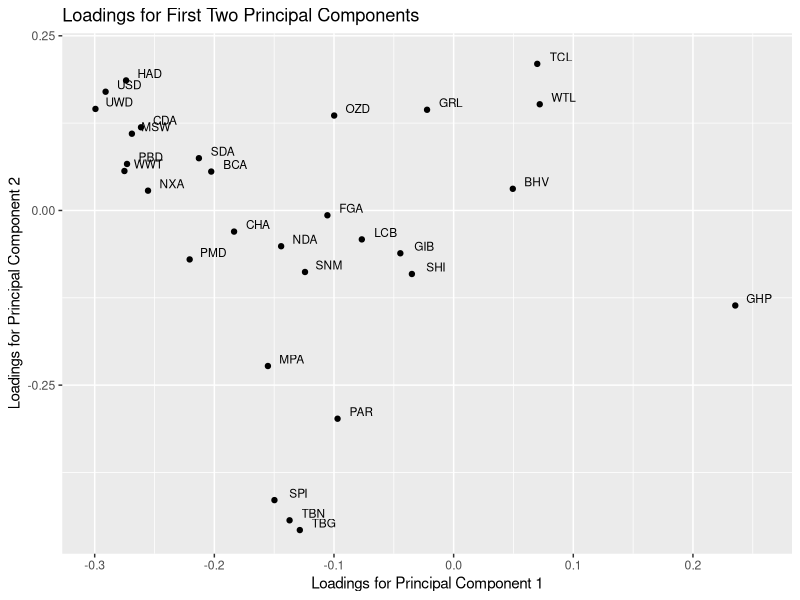
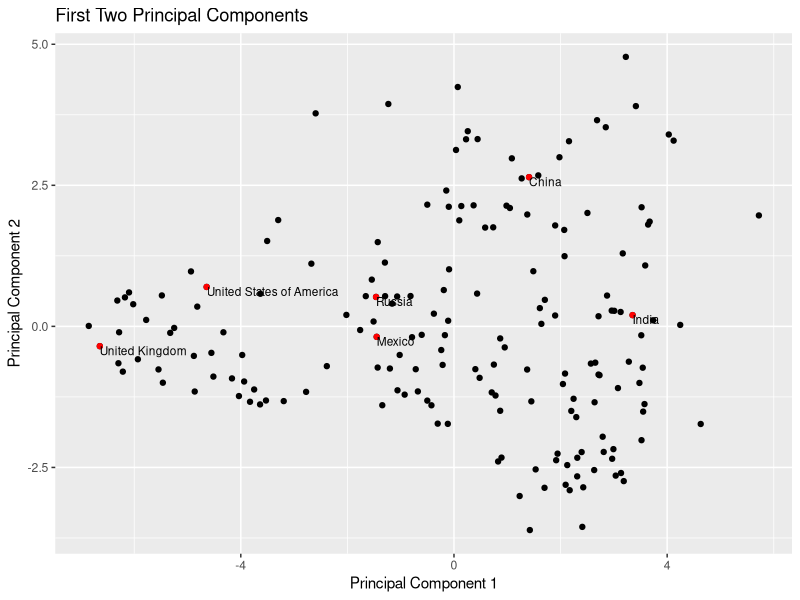
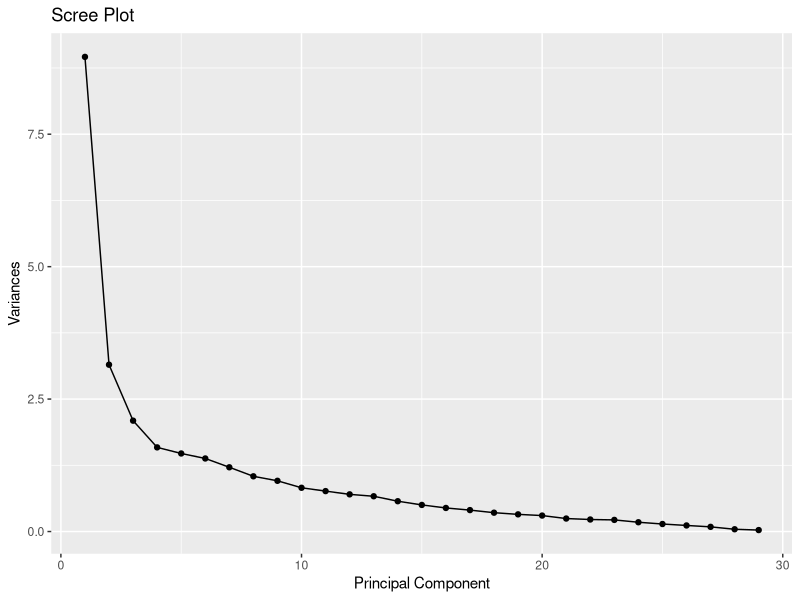
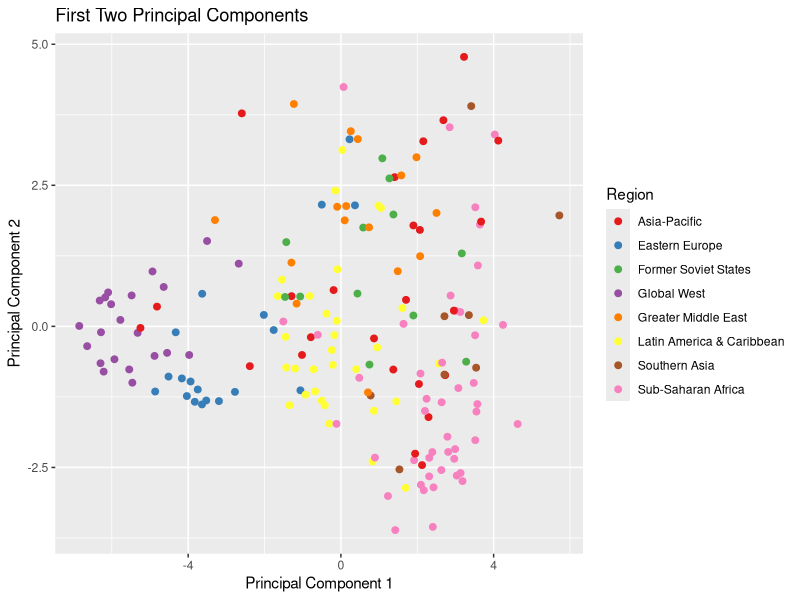
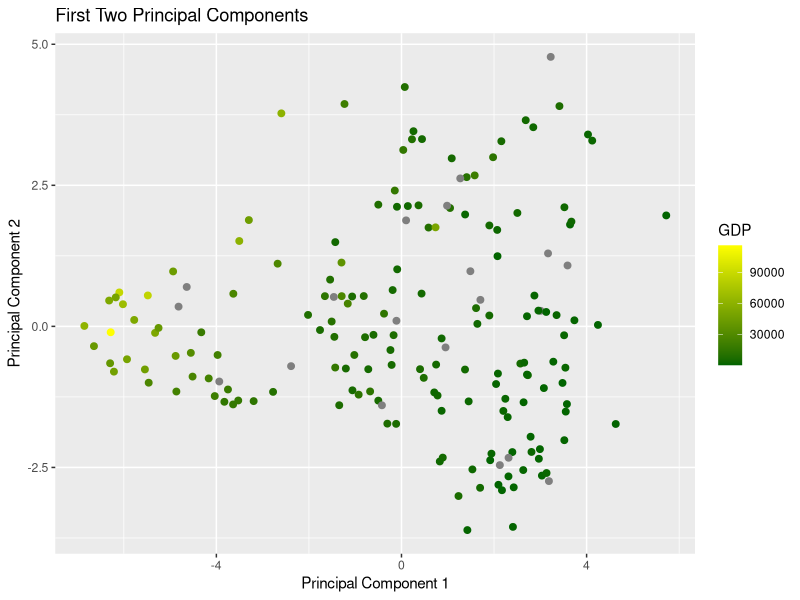
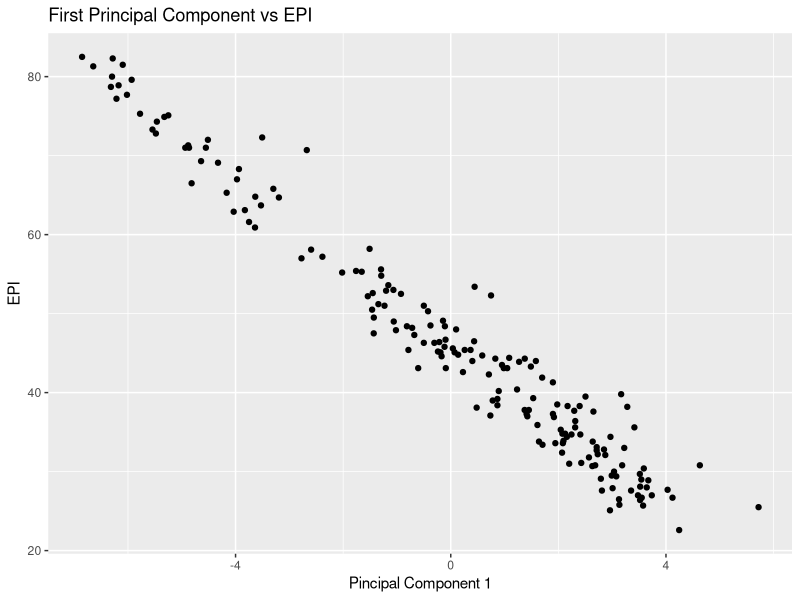

Write R code to recreate these figures, in order.
## ---- chunk 1
knitr::opts_chunk$set(echo = TRUE)
library(ggplot2)
library(dplyr)
## ---- chunk 2
# Perform PCA on a data matrix.
# Input:
#   - X: the data matrix that PCA will be run on.
#   - scale: If TRUE, PCA will be run on the correlation matrix.
#            If FALSE, PCA will be run on the covariance matrix.
# Output:
#   List containing principal component vectors, loadings, and variances
run_pca <- function(X, scale) {
  n <- dim(X)[1]
  m <- dim(X)[2]
  # Obtain mean and standard deviation for each variable of X
  X_mean <- apply(X, 2, mean)
  X_mean <- matrix(rep(X_mean, n), nrow=n, ncol=m, byrow=TRUE)
  X_sd <- apply(X, 2, sd)
  X_sd <- matrix(rep(X_sd, n), nrow=n, ncol=m, byrow=TRUE)
  # TRUE -> PCA on centered and scaled x, FALSE -> PCA on centered but not scaled
  if (scale){
    X_star <- (X - X_mean) / X_sd
  } else {
    X_star <- X - X_mean
  }
  # Obtain the empirical covariance matrix for X_star, S(X_star)
  S.X_star <- cov(X_star)
  # Perform eigendecomposition on S.X_star and use columns of U (eigenvectors) as the loading vectors
  eigenvectors <- eigen(S.X_star)$vectors
  # Multiply X_star by loadings to get principal component vectors, Y
  Y <- X_star %*% eigenvectors
  # Create list containing principal component vectors, loadings, and variances
  return (list(prin_comps=Y, loadings=eigenvectors, portion_var=apply(Y, 2, var)))
}
## ---- chunk 3
set.seed(302)
X <- matrix(nrow = 4, ncol = 3)
X[, 1] <- rnorm(4, mean = 0, sd = 1)
X[, 2] <- rnorm(4, mean = 0, sd = 10)
X[, 3] <- rnorm(4, mean = 0, sd = 15)

# scale = FALSE
run_pca(X, FALSE)
pca_princomp <- princomp(X, cor=FALSE)
print(pca_princomp$scores)
print(pca_princomp$loadings)
print(pca_princomp$sdev**2)

# scale = TRUE
run_pca(X, TRUE)
pca_princomp <- princomp(X, cor=TRUE)
print(pca_princomp$scores)
print(pca_princomp$loadings)
# Square values to get variance
print(pca_princomp$sdev**2)

## ---- chunk 4
# Load data
d1 <- read.csv("pca_data.csv")
d2 <- read.csv("additional_data.csv")
## ---- chunk 5
# PCA on Dataset 1, need to pass dataframe as matrix
d1_pca <- run_pca(data.matrix(d1[-1]), TRUE)

## ---- chunk 6
# Plot loadings for first two principal components
ggplot(mapping=aes(x=d1_pca$loadings[,1], y=d1_pca$loadings[,2])) +
  geom_point() +
  geom_text(aes(label=names(d1[-1])), nudge_x=.02, nudge_y=.01, size=3) +
  labs(title="Loadings for First Two Principal Components",
       x="Loadings for Principal Component 1",
       y="Loadings for Principal Component 2")
  
## ---- chunk 7
# Countries to label
countries = c("United States of America", "China", "Mexico", "Russia",
              "United Kingdom", "India")
# Returns row in d1 that corresponds to specified country
# Input:
#   - c: country
# Output:
#   row index for country
find_row <- function(c) {
  which(d1$country == c)
}
# Row indices for each country
country_indices = sapply(countries, find_row)
# Plot first two principal components
ggplot(mapping=aes(d1_pca$prin_comps[,1], y=d1_pca$prin_comps[,2])) +
  geom_point() +
  geom_point(aes(x=d1_pca$prin_comps[country_indices,1],
                 y=d1_pca$prin_comps[country_indices,2]),
             color="red") +
  geom_text(aes(label=countries,
                x=d1_pca$prin_comps[country_indices,1],
                y=d1_pca$prin_comps[country_indices,2]),
            hjust=0,
            vjust=1,
            size=3) +
  labs(title="First Two Principal Components",
       x="Principal Component 1",
       y="Principal Component 2")
## ---- chunk 8
# Scree plot for the proportion of variance explained by each principal component
ggplot(mapping=aes(x=seq(length(d1_pca$portion_var)), y=d1_pca$portion_var)) +
  geom_point() +
  geom_line() +
  labs(title="Scree Plot", x="Principal Component", y="Variances")
## ---- chunk 9
# Additional Plot 1 - Plotting principal components with color based on region
# Data Frame for plotting that contains first two principal components and additional info for each country
plot_df <- data.frame(pc1=d1_pca$prin_comps[,1],
                      pc2=d1_pca$prin_comps[,2],
                      country=d1$country)
# Join with second dataset
plot_df <- left_join(plot_df, d2, by="country")

ggplot(data=plot_df, mapping=aes(x=pc1, y=pc2, color=region)) +
  geom_point(size=2) +
  scale_color_brewer(palette="Set1") +
  labs(title="First Two Principal Components",
     x="Principal Component 1",
     y="Principal Component 2",
     color="Region")
## ---- chunk 10
# Additional Plot 2 - Plotting principal components with color based on GDP
ggplot(data=plot_df, mapping=aes(x=pc1, y=pc2, color=gdp)) +
  geom_point(size=2) +
  scale_color_continuous(low="darkgreen", high="yellow") +
  labs(title="First Two Principal Components",
     x="Principal Component 1",
     y="Principal Component 2",
     color="GDP")
## ---- chunk 11
# Compare first principal component to variable EPI in second dataset
ggplot(data=plot_df, mapping=aes(x=pc1, y=EPI_cat)) +
  geom_point() + 
  labs(title="First Principal Component vs EPI",
       x="Pincipal Component 1",
       y="EPI")
